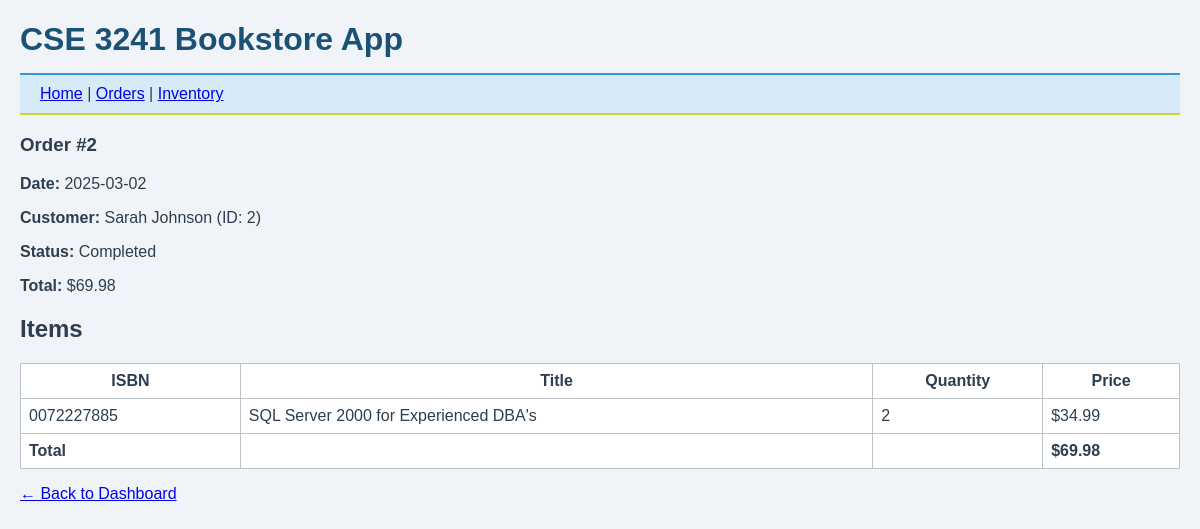
Page /order/2 on the committed database.
### tables this page shows
CREATE TABLE "Order" (
    Order_ID INTEGER PRIMARY KEY,
    Customer_ID INTEGER NOT NULL,
    Date TEXT NOT NULL,
    Status TEXT NOT NULL,
    Total_Price DECIMAL(10, 2) NOT NULL,
    FOREIGN KEY (Customer_ID) REFERENCES Customer(Customer_ID)
);

CREATE TABLE Customer (
    Customer_ID INTEGER PRIMARY KEY,
    First_Name TEXT NOT NULL,
    Last_Name TEXT NOT NULL,
    Address TEXT,
    Phone TEXT,
    Email TEXT
);

CREATE TABLE Order_Item (
    Order_Item_ID INTEGER PRIMARY KEY,
    Book_ID TEXT NOT NULL,
    Order_ID INTEGER NOT NULL,
    Quantity INTEGER NOT NULL,
    Price DECIMAL(10, 2) NOT NULL,
    FOREIGN KEY (Book_ID) REFERENCES Book(ISBN),
    FOREIGN KEY (Order_ID) REFERENCES "Order"(Order_ID)
);

CREATE TABLE Book (
    ISBN TEXT PRIMARY KEY,
    Title TEXT NOT NULL,
    Genre TEXT,
    Price DECIMAL(10, 2) NOT NULL,
    Year INTEGER,
    Publisher_ID INTEGER,
    FOREIGN KEY (Publisher_ID) REFERENCES Publisher(Publisher_ID)
);

### app.py (the view)
@app.route('/order/<int:order_id>')
def order_details(order_id):
    db = get_db()
    order = db.execute('''
        SELECT o.Order_ID, o.Date, o.Status, o.Total_Price, c.Customer_ID, c.First_Name || ' ' || c.Last_Name AS Customer
        FROM "Order" o
        JOIN Customer c ON o.Customer_ID = c.Customer_ID
        WHERE o.Order_ID = ?
    ''', (order_id,)).fetchone()
    items = db.execute('''
        SELECT oi.Quantity, oi.Price, b.Title, b.ISBN
        FROM Order_Item oi
        JOIN Book b ON b.ISBN = oi.Book_ID
        WHERE oi.Order_ID = ?
    ''', (order_id,)).fetchall()
    return render_template('order_details.html', order=order, items=items)

### app.py (called while the page is built)
def get_db():
    db = sqlite3.connect('bookstore.sqlite')
    db.row_factory = sqlite3.Row
    return db

### templates/order_details.html
{% extends 'base.html' %}
{% block content %}
<h3>Order #{{ order.Order_ID }}</h3>
<p><strong>Date:</strong> {{ order.Date }}</p>
<p><strong>Customer:</strong> {{ order.Customer }} (ID: {{ order.Customer_ID }})</p>
<p><strong>Status:</strong> {{ order.Status }}</p>
<p><strong>Total:</strong> ${{ order.Total_Price }}</p>
<h2>Items</h2>
<table border="1">
    <tr>
        <th>ISBN</th>
        <th>Title</th>
        <th>Quantity</th>
        <th>Price</th>
    </tr>
    {% for item in items %}
    <tr>
        <td>{{ item.ISBN }}</td>
        <td>{{ item.Title }}</td>
        <td>{{ item.Quantity }}</td>
        <td>${{ '%.2f' | format(item.Price) }}</td>
    </tr>
    {% endfor %}
    <tr>
        <td><strong>Total</strong></td>
        <td></td>
        <td></td>
        <td><strong>${{ order.Total_Price }}</strong></td>
    </tr>
</table>
<p><a href="{{ url_for('dashboard') }}">← Back to Dashboard</a></p>
{% endblock %}

### static/styles.css (style rules this page uses)
body { font-family: sans-serif; margin: 20px; background: #f0f4f8; color: #2c3e50; }
table { width: 100%; border-collapse: collapse; background: #ffffff; }
th, td { padding: 8px; border: 1px solid #bdc3c7; }

### rows in the picture
Order: Order_ID "2", Date "2025-03-02", Status "Completed", Total_Price "69.98"
Customer: Customer_ID "2"
Order_Item: ISBN "0072227885", Title "SQL Server 2000 for Experienced DBA's", Quantity "2", Price "34.99"

### other values in the picture
{{ order.Customer }} "Sarah Johnson"
